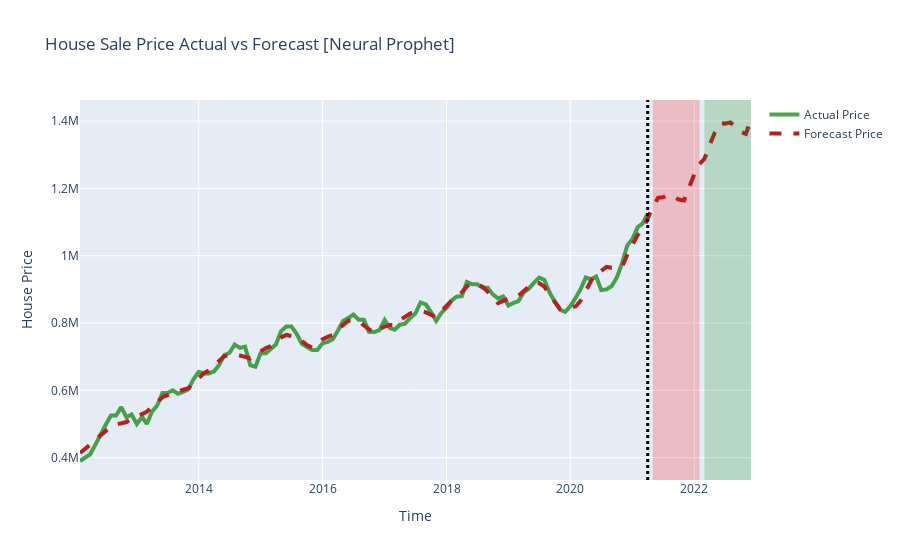

Source (notebook cell):
### Code cell
import plotly.graph_objects as go

fig = go.Figure()
# Create and style traces
fig.add_trace(go.Scatter(x=forecast['ds'], y=forecast['y'], name='Actual Price', opacity=0.7,
                         line=dict(color='green', width=4)))
fig.add_trace(go.Scatter(x=forecast['ds'],y=forecast['yhat1'], name = 'Forecast Price',
                         line=dict(color='firebrick', width=4, dash='dash')))
fig.add_vline(x=zip_filter['ds'][zip_filter. index[-1]], line_width=3, line_dash="dot", line_color="black")
fig.add_vrect(x0="2021-05-01", x1="2022-02-01", line_width=0, fillcolor="red", opacity=0.2) #annotation_text="6M forecast", annotation_position="inside top right"
fig.add_vrect(x0="2022-03-01", x1="2022-12-01", line_width=0, fillcolor="green", opacity=0.2)#, annotation_text="12M forecast", annotation_position="inside top right"
# Edit the layout
fig.update_layout(title='House Sale Price Actual vs Forecast [Neural Prophet]',
                   xaxis_title='Time',
                   yaxis_title='House Price')
iplot(fig)

### Figure 1 — Plotly figure (JSON) as saved in the notebook; plotly's stock layout.template omitted (floating-point values rounded to 4 significant figures; data arrays with more than 128 entries replaced by an {"elided": "..."} marker saying what was removed)
{"data": [{"line": {"color": "green", "width": 4}, "name": "Actual Price", "opacity": 0.7, "type": "scatter", "x": {"elided": "131 str values"}, "y": {"elided": "131 int values"}}, {"line": {"color": "firebrick", "dash": "dash", "width": 4}, "name": "Forecast Price", "type": "scatter", "x": {"elided": "131 str values"}, "y": {"elided": "131 float values"}}], "layout": {"shapes": [{"line": {"color": "black", "dash": "dot", "width": 3}, "type": "line", "x0": "2021-04-01T00:00:00", "x1": "2021-04-01T00:00:00", "xref": "x", "y0": 0, "y1": 1, "yref": "y domain"}, {"fillcolor": "red", "line": {"width": 0}, "opacity": 0.2, "type": "rect", "x0": "2021-05-01", "x1": "2022-02-01", "xref": "x", "y0": 0, "y1": 1, "yref": "y domain"}, {"fillcolor": "green", "line": {"width": 0}, "opacity": 0.2, "type": "rect", "x0": "2022-03-01", "x1": "2022-12-01", "xref": "x", "y0": 0, "y1": 1, "yref": "y domain"}], "title": {"text": "House Sale Price Actual vs Forecast [Neural Prophet]"}, "xaxis": {"title": {"text": "Time"}}, "yaxis": {"title": {"text": "House Price"}}}}
